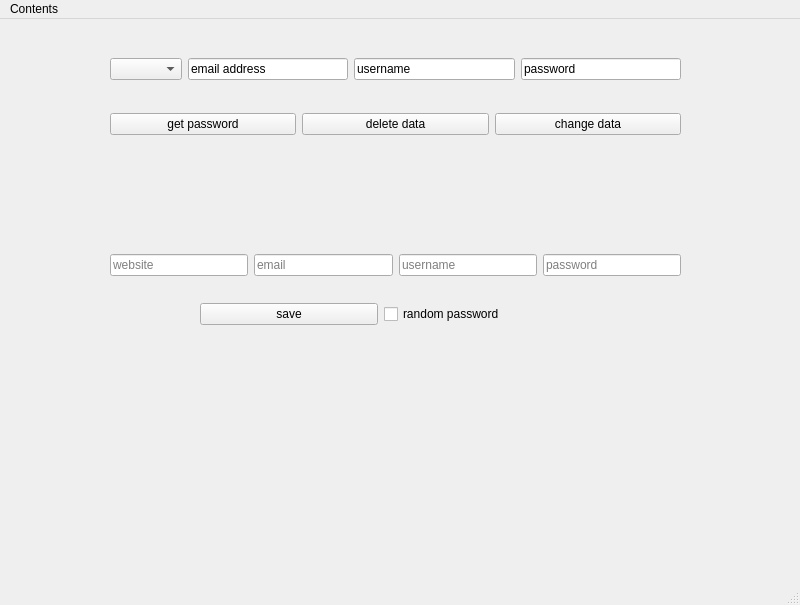
<?xml version="1.0" encoding="UTF-8"?>
<ui version="4.0">
 <class>MainWindow</class>
 <widget class="QMainWindow" name="MainWindow">
  <property name="geometry">
   <rect>
    <x>0</x>
    <y>0</y>
    <width>800</width>
    <height>605</height>
   </rect>
  </property>
  <property name="windowTitle">
   <string>MainWindow</string>
  </property>
  <widget class="QWidget" name="centralwidget">
   <widget class="QWidget" name="horizontalLayoutWidget">
    <property name="geometry">
     <rect>
      <x>110</x>
      <y>20</y>
      <width>571</width>
      <height>61</height>
     </rect>
    </property>
    <layout class="QHBoxLayout" name="horizontalLayout">
     <item>
      <widget class="QComboBox" name="sitesList">
       <property name="sizePolicy">
        <sizepolicy hsizetype="Preferred" vsizetype="Fixed">
         <horstretch>0</horstretch>
         <verstretch>0</verstretch>
        </sizepolicy>
       </property>
       <property name="maximumSize">
        <size>
         <width>16777215</width>
         <height>16777215</height>
        </size>
       </property>
      </widget>
     </item>
     <item>
      <widget class="QLineEdit" name="emailAddress">
       <property name="text">
        <string>email address</string>
       </property>
       <property name="readOnly">
        <bool>true</bool>
       </property>
      </widget>
     </item>
     <item>
      <widget class="QLineEdit" name="username">
       <property name="text">
        <string>username</string>
       </property>
       <property name="readOnly">
        <bool>true</bool>
       </property>
      </widget>
     </item>
     <item>
      <widget class="QLineEdit" name="password">
       <property name="text">
        <string>password</string>
       </property>
       <property name="readOnly">
        <bool>true</bool>
       </property>
      </widget>
     </item>
    </layout>
   </widget>
   <widget class="QWidget" name="horizontalLayoutWidget_2">
    <property name="geometry">
     <rect>
      <x>110</x>
      <y>210</y>
      <width>571</width>
      <height>72</height>
     </rect>
    </property>
    <layout class="QHBoxLayout" name="horizontalLayout_2">
     <item>
      <widget class="QLineEdit" name="NewSitename">
       <property name="text">
        <string/>
       </property>
       <property name="placeholderText">
        <string>website</string>
       </property>
      </widget>
     </item>
     <item>
      <widget class="QLineEdit" name="NewEmailAddress">
       <property name="text">
        <string/>
       </property>
       <property name="placeholderText">
        <string>email</string>
       </property>
      </widget>
     </item>
     <item>
      <widget class="QLineEdit" name="NewUsername">
       <property name="text">
        <string/>
       </property>
       <property name="placeholderText">
        <string>username</string>
       </property>
      </widget>
     </item>
     <item>
      <widget class="QLineEdit" name="NewPassword">
       <property name="text">
        <string/>
       </property>
       <property name="placeholderText">
        <string>password</string>
       </property>
      </widget>
     </item>
    </layout>
   </widget>
   <widget class="QWidget" name="horizontalLayoutWidget_3">
    <property name="geometry">
     <rect>
      <x>110</x>
      <y>80</y>
      <width>571</width>
      <height>51</height>
     </rect>
    </property>
    <layout class="QHBoxLayout" name="horizontalLayout_3">
     <item>
      <widget class="QPushButton" name="getPasswordButton">
       <property name="text">
        <string>get password</string>
       </property>
      </widget>
     </item>
     <item>
      <widget class="QPushButton" name="deleteDataButton">
       <property name="text">
        <string>delete data</string>
       </property>
      </widget>
     </item>
     <item>
      <widget class="QPushButton" name="changeDataButton">
       <property name="text">
        <string>change data</string>
       </property>
      </widget>
     </item>
    </layout>
   </widget>
   <widget class="QWidget" name="horizontalLayoutWidget_4">
    <property name="geometry">
     <rect>
      <x>200</x>
      <y>270</y>
      <width>361</width>
      <height>51</height>
     </rect>
    </property>
    <layout class="QHBoxLayout" name="horizontalLayout_4">
     <item>
      <widget class="QPushButton" name="saveButton">
       <property name="text">
        <string>save</string>
       </property>
      </widget>
     </item>
     <item>
      <widget class="QCheckBox" name="checkRandomPassword">
       <property name="text">
        <string>random password</string>
       </property>
      </widget>
     </item>
    </layout>
   </widget>
  </widget>
  <widget class="QMenuBar" name="menubar">
   <property name="geometry">
    <rect>
     <x>0</x>
     <y>0</y>
     <width>800</width>
     <height>22</height>
    </rect>
   </property>
   <widget class="QMenu" name="menuContents">
    <property name="title">
     <string>Contents</string>
    </property>
   </widget>
   <addaction name="menuContents"/>
  </widget>
  <widget class="QStatusBar" name="statusbar"/>
 </widget>
 <resources/>
 <connections/>
</ui>
